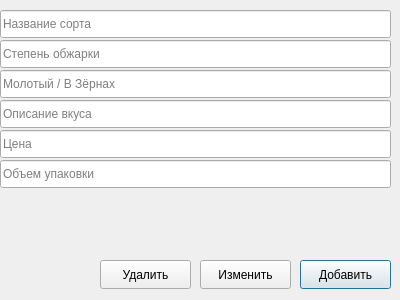
<?xml version="1.0" encoding="UTF-8"?>
<ui version="4.0">
 <class>Dialog</class>
 <widget class="QDialog" name="Dialog">
  <property name="geometry">
   <rect>
    <x>0</x>
    <y>0</y>
    <width>400</width>
    <height>300</height>
   </rect>
  </property>
  <property name="windowTitle">
   <string>Dialog</string>
  </property>
  <widget class="QLineEdit" name="Name">
   <property name="geometry">
    <rect>
     <x>0</x>
     <y>10</y>
     <width>391</width>
     <height>28</height>
    </rect>
   </property>
   <property name="inputMask">
    <string/>
   </property>
   <property name="text">
    <string/>
   </property>
   <property name="placeholderText">
    <string>Название сорта</string>
   </property>
  </widget>
  <widget class="QLineEdit" name="Grade">
   <property name="geometry">
    <rect>
     <x>0</x>
     <y>40</y>
     <width>391</width>
     <height>28</height>
    </rect>
   </property>
   <property name="placeholderText">
    <string>Степень обжарки</string>
   </property>
  </widget>
  <widget class="QLineEdit" name="Status">
   <property name="geometry">
    <rect>
     <x>0</x>
     <y>70</y>
     <width>391</width>
     <height>28</height>
    </rect>
   </property>
   <property name="placeholderText">
    <string>Молотый / В Зёрнах</string>
   </property>
  </widget>
  <widget class="QLineEdit" name="Disc">
   <property name="geometry">
    <rect>
     <x>0</x>
     <y>100</y>
     <width>391</width>
     <height>28</height>
    </rect>
   </property>
   <property name="placeholderText">
    <string>Описание вкуса</string>
   </property>
  </widget>
  <widget class="QLineEdit" name="Price">
   <property name="geometry">
    <rect>
     <x>0</x>
     <y>130</y>
     <width>391</width>
     <height>28</height>
    </rect>
   </property>
   <property name="placeholderText">
    <string>Цена</string>
   </property>
  </widget>
  <widget class="QLineEdit" name="Volume">
   <property name="geometry">
    <rect>
     <x>0</x>
     <y>160</y>
     <width>391</width>
     <height>28</height>
    </rect>
   </property>
   <property name="placeholderText">
    <string>Объем упаковки</string>
   </property>
  </widget>
  <widget class="QPushButton" name="addDBItem">
   <property name="geometry">
    <rect>
     <x>300</x>
     <y>260</y>
     <width>91</width>
     <height>29</height>
    </rect>
   </property>
   <property name="text">
    <string>Добавить</string>
   </property>
  </widget>
  <widget class="QPushButton" name="changeDBItem">
   <property name="geometry">
    <rect>
     <x>200</x>
     <y>260</y>
     <width>91</width>
     <height>29</height>
    </rect>
   </property>
   <property name="text">
    <string>Изменить</string>
   </property>
  </widget>
  <widget class="QPushButton" name="deleteDBItem">
   <property name="geometry">
    <rect>
     <x>100</x>
     <y>260</y>
     <width>91</width>
     <height>29</height>
    </rect>
   </property>
   <property name="text">
    <string>Удалить</string>
   </property>
  </widget>
  <widget class="QLabel" name="errorLabel">
   <property name="geometry">
    <rect>
     <x>0</x>
     <y>190</y>
     <width>391</width>
     <height>21</height>
    </rect>
   </property>
   <property name="text">
    <string/>
   </property>
  </widget>
 </widget>
 <resources/>
 <connections/>
</ui>
